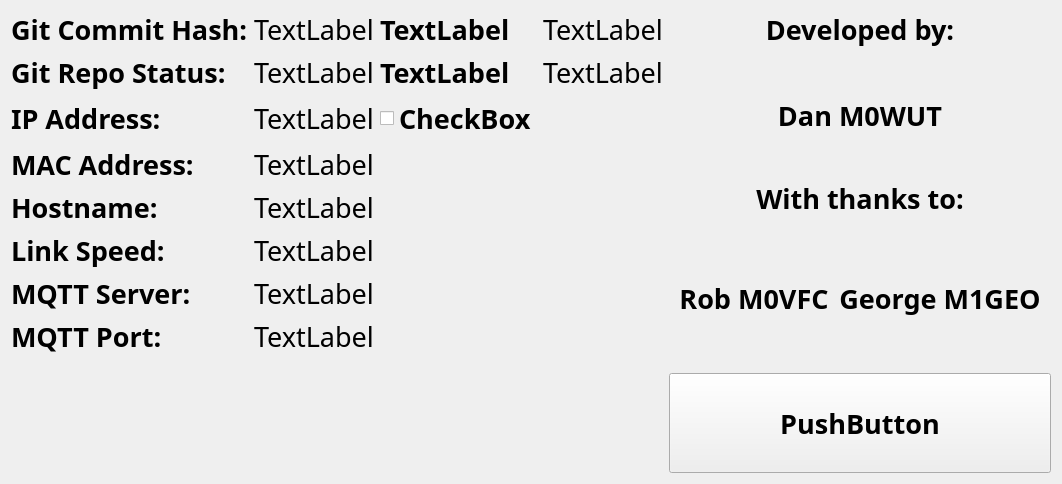
         <widget class="QWidget" name="tab_info">
          <property name="font">
           <font>
            <family>Waree</family>
            <pointsize>20</pointsize>
            <weight>75</weight>
            <bold>true</bold>
           </font>
          </property>
          <attribute name="icon">
           <iconset>
            <normaloff>resources/img/icon_info.png</normaloff>resources/img/icon_info.png</iconset>
          </attribute>
          <attribute name="title">
           <string>Info</string>
          </attribute>
          <layout class="QHBoxLayout" name="horizontalLayout_3">
           <item>
            <layout class="QGridLayout" name="gridLayout_3">
             <item row="1" column="3">
              <widget class="QLabel" name="label_19">
               <property name="font">
                <font>
                 <family>Waree</family>
                 <pointsize>20</pointsize>
                 <weight>50</weight>
                 <bold>false</bold>
                </font>
               </property>
               <property name="text">
                <string>TextLabel</string>
               </property>
              </widget>
             </item>
             <item row="7" column="0">
              <widget class="QLabel" name="label_15">
               <property name="text">
                <string>MQTT Port:</string>
               </property>
              </widget>
             </item>
             <item row="1" column="0">
              <widget class="QLabel" name="label_11">
               <property name="text">
                <string>Git Repo Status:</string>
               </property>
              </widget>
             </item>
             <item row="0" column="1">
              <widget class="QLabel" name="label_gitVersion">
               <property name="sizePolicy">
                <sizepolicy hsizetype="Expanding" vsizetype="Preferred">
                 <horstretch>0</horstretch>
                 <verstretch>0</verstretch>
                </sizepolicy>
               </property>
               <property name="font">
                <font>
                 <family>Waree</family>
                 <pointsize>20</pointsize>
                 <weight>50</weight>
                 <italic>false</italic>
                 <bold>false</bold>
                </font>
               </property>
               <property name="styleSheet">
                <string notr="true">font-weight: normal</string>
               </property>
               <property name="text">
                <string>TextLabel</string>
               </property>
              </widget>
             </item>
             <item row="4" column="1">
              <widget class="QLabel" name="label_hostname">
               <property name="font">
                <font>
                 <family>Waree</family>
                 <pointsize>20</pointsize>
                 <weight>50</weight>
                 <bold>false</bold>
                </font>
               </property>
               <property name="text">
                <string>TextLabel</string>
               </property>
              </widget>
             </item>
             <item row="4" column="0">
              <widget class="QLabel" name="label_13">
               <property name="text">
                <string>Hostname:</string>
               </property>
              </widget>
             </item>
             <item row="2" column="2">
              <widget class="QCheckBox" name="checkBox">
               <property name="text">
                <string>CheckBox</string>
               </property>
              </widget>
             </item>
             <item row="6" column="0">
              <widget class="QLabel" name="label_10">
               <property name="text">
                <string>MQTT Server:</string>
               </property>
              </widget>
             </item>
             <item row="6" column="1">
              <widget class="QLabel" name="label_mqttAddr">
               <property name="font">
                <font>
                 <family>Waree</family>
                 <pointsize>20</pointsize>
                 <weight>50</weight>
                 <bold>false</bold>
                </font>
               </property>
               <property name="text">
                <string>TextLabel</string>
               </property>
              </widget>
             </item>
             <item row="0" column="2">
              <widget class="QLabel" name="label_16">
               <property name="sizePolicy">
                <sizepolicy hsizetype="Expanding" vsizetype="Preferred">
                 <horstretch>0</horstretch>
                 <verstretch>0</verstretch>
                </sizepolicy>
               </property>
               <property name="text">
                <string>TextLabel</string>
               </property>
              </widget>
             </item>
             <item row="0" column="0">
              <widget class="QLabel" name="label_5">
               <property name="sizePolicy">
                <sizepolicy hsizetype="Expanding" vsizetype="Preferred">
                 <horstretch>0</horstretch>
                 <verstretch>0</verstretch>
                </sizepolicy>
               </property>
               <property name="styleSheet">
                <string notr="true"/>
               </property>
               <property name="text">
                <string>Git Commit Hash:</string>
               </property>
              </widget>
             </item>
             <item row="7" column="1">
              <widget class="QLabel" name="label_mqttPort">
               <property name="font">
                <font>
                 <family>Waree</family>
                 <pointsize>20</pointsize>
                 <weight>50</weight>
                 <bold>false</bold>
                </font>
               </property>
               <property name="text">
                <string>TextLabel</string>
               </property>
              </widget>
             </item>
             <item row="5" column="0">
              <widget class="QLabel" name="label_21">
               <property name="text">
                <string>Link Speed:</string>
               </property>
              </widget>
             </item>
             <item row="5" column="1">
              <widget class="QLabel" name="label_linkSpeed">
               <property name="font">
                <font>
                 <family>Waree</family>
                 <pointsize>20</pointsize>
                 <weight>50</weight>
                 <bold>false</bold>
                </font>
               </property>
               <property name="text">
                <string>TextLabel</string>
               </property>
              </widget>
             </item>
             <item row="2" column="0">
              <widget class="QLabel" name="label_14">
               <property name="text">
                <string>IP Address:</string>
               </property>
              </widget>
             </item>
             <item row="1" column="1">
              <widget class="QLabel" name="label_gitStatus">
               <property name="font">
                <font>
                 <family>Waree</family>
                 <pointsize>20</pointsize>
                 <weight>50</weight>
                 <italic>false</italic>
                 <bold>false</bold>
                </font>
               </property>
               <property name="text">
                <string>TextLabel</string>
               </property>
              </widget>
             </item>
             <item row="2" column="1">
              <widget class="QLabel" name="label_ipAddr">
               <property name="font">
                <font>
                 <family>Waree</family>
                 <pointsize>20</pointsize>
                 <weight>50</weight>
                 <italic>false</italic>
                 <bold>false</bold>
                </font>
               </property>
               <property name="text">
                <string>TextLabel</string>
               </property>
              </widget>
             </item>
             <item row="1" column="2">
              <widget class="QLabel" name="label_18">
               <property name="text">
                <string>TextLabel</string>
               </property>
              </widget>
             </item>
             <item row="0" column="3">
              <widget class="QLabel" name="label_17">
               <property name="sizePolicy">
                <sizepolicy hsizetype="Expanding" vsizetype="Preferred">
                 <horstretch>0</horstretch>
                 <verstretch>0</verstretch>
                </sizepolicy>
               </property>
               <property name="font">
                <font>
                 <family>Waree</family>
                 <pointsize>20</pointsize>
                 <weight>50</weight>
                 <bold>false</bold>
                </font>
               </property>
               <property name="text">
                <string>TextLabel</string>
               </property>
              </widget>
             </item>
             <item row="8" column="0">
              <spacer name="verticalSpacer_3">
               <property name="orientation">
                <enum>Qt::Vertical</enum>
               </property>
               <property name="sizeHint" stdset="0">
                <size>
                 <width>20</width>
                 <height>40</height>
                </size>
               </property>
              </spacer>
             </item>
             <item row="3" column="0">
              <widget class="QLabel" name="label_20">
               <property name="text">
                <string>MAC Address:</string>
               </property>
              </widget>
             </item>
             <item row="3" column="1">
              <widget class="QLabel" name="label_mac">
               <property name="font">
                <font>
                 <family>Waree</family>
                 <pointsize>20</pointsize>
                 <weight>50</weight>
                 <bold>false</bold>
                </font>
               </property>
               <property name="text">
                <string>TextLabel</string>
               </property>
              </widget>
             </item>
            </layout>
           </item>
           <item>
            <layout class="QVBoxLayout" name="verticalLayout_5">
             <item>
              <layout class="QVBoxLayout" name="verticalLayout_6">
               <item>
                <widget class="QLabel" name="label">
                 <property name="sizePolicy">
                  <sizepolicy hsizetype="Minimum" vsizetype="Preferred">
                   <horstretch>0</horstretch>
                   <verstretch>0</verstretch>
                  </sizepolicy>
                 </property>
                 <property name="text">
                  <string>Developed by:</string>
                 </property>
                 <property name="alignment">
                  <set>Qt::AlignCenter</set>
                 </property>
                </widget>
               </item>
               <item>
                <widget class="QLabel" name="label_3">
                 <property name="sizePolicy">
                  <sizepolicy hsizetype="Preferred" vsizetype="Preferred">
                   <horstretch>0</horstretch>
                   <verstretch>0</verstretch>
                  </sizepolicy>
                 </property>
                 <property name="text">
                  <string/>
                 </property>
                 <property name="pixmap">
                  <pixmap>resources/img/m0wut.png</pixmap>
                 </property>
                 <property name="alignment">
                  <set>Qt::AlignCenter</set>
                 </property>
                 <property name="textInteractionFlags">
                  <set>Qt::NoTextInteraction</set>
                 </property>
                </widget>
               </item>
               <item>
                <widget class="QLabel" name="label_2">
                 <property name="sizePolicy">
                  <sizepolicy hsizetype="Minimum" vsizetype="Preferred">
                   <horstretch>0</horstretch>
                   <verstretch>0</verstretch>
                  </sizepolicy>
                 </property>
                 <property name="text">
                  <string>Dan M0WUT</string>
                 </property>
                 <property name="alignment">
                  <set>Qt::AlignCenter</set>
                 </property>
                </widget>
               </item>
               <item>
                <spacer name="verticalSpacer">
                 <property name="orientation">
                  <enum>Qt::Vertical</enum>
                 </property>
                 <property name="sizeType">
                  <enum>QSizePolicy::Fixed</enum>
                 </property>
                 <property name="sizeHint" stdset="0">
                  <size>
                   <width>20</width>
                   <height>40</height>
                  </size>
                 </property>
                </spacer>
               </item>
               <item>
                <widget class="QLabel" name="label_4">
                 <property name="sizePolicy">
                  <sizepolicy hsizetype="Minimum" vsizetype="Minimum">
                   <horstretch>0</horstretch>
                   <verstretch>0</verstretch>
                  </sizepolicy>
                 </property>
                 <property name="text">
                  <string>With thanks to:</string>
                 </property>
                 <property name="alignment">
                  <set>Qt::AlignCenter</set>
                 </property>
                </widget>
               </item>
               <item>
                <layout class="QGridLayout" name="gridLayout">
                 <property name="leftMargin">
                  <number>10</number>
                 </property>
                 <property name="topMargin">
                  <number>10</number>
                 </property>
                 <property name="rightMargin">
                  <number>10</number>
                 </property>
                 <property name="bottomMargin">
                  <number>10</number>
                 </property>
                 <property name="spacing">
                  <number>10</number>
                 </property>
                 <item row="0" column="0">
                  <widget class="QLabel" name="label_6">
                   <property name="sizePolicy">
                    <sizepolicy hsizetype="Preferred" vsizetype="Preferred">
                     <horstretch>0</horstretch>
                     <verstretch>0</verstretch>
                    </sizepolicy>
                   </property>
                   <property name="text">
                    <string/>
                   </property>
                   <property name="pixmap">
                    <pixmap>resources/img/m0vfc.png</pixmap>
                   </property>
                   <property name="scaledContents">
                    <bool>false</bool>
                   </property>
                   <property name="alignment">
                    <set>Qt::AlignCenter</set>
                   </property>
                   <property name="textInteractionFlags">
                    <set>Qt::NoTextInteraction</set>
                   </property>
                  </widget>
                 </item>
                 <item row="0" column="1">
                  <widget class="QLabel" name="label_8">
                   <property name="sizePolicy">
                    <sizepolicy hsizetype="Preferred" vsizetype="Preferred">
                     <horstretch>0</horstretch>
                     <verstretch>0</verstretch>
                    </sizepolicy>
                   </property>
                   <property name="text">
                    <string/>
                   </property>
                   <property name="pixmap">
                    <pixmap>resources/img/m1geo.png</pixmap>
                   </property>
                   <property name="alignment">
                    <set>Qt::AlignCenter</set>
                   </property>
                   <property name="textInteractionFlags">
                    <set>Qt::NoTextInteraction</set>
                   </property>
                  </widget>
                 </item>
                 <item row="1" column="0">
                  <widget class="QLabel" name="label_7">
                   <property name="sizePolicy">
                    <sizepolicy hsizetype="Preferred" vsizetype="Preferred">
                     <horstretch>0</horstretch>
                     <verstretch>0</verstretch>
                    </sizepolicy>
                   </property>
                   <property name="text">
                    <string>Rob M0VFC</string>
                   </property>
                   <property name="alignment">
                    <set>Qt::AlignCenter</set>
                   </property>
                  </widget>
                 </item>
                 <item row="1" column="1">
                  <widget class="QLabel" name="label_9">
                   <property name="sizePolicy">
                    <sizepolicy hsizetype="Preferred" vsizetype="Preferred">
                     <horstretch>0</horstretch>
                     <verstretch>0</verstretch>
                    </sizepolicy>
                   </property>
                   <property name="text">
                    <string>George M1GEO</string>
                   </property>
                   <property name="alignment">
                    <set>Qt::AlignCenter</set>
                   </property>
                  </widget>
                 </item>
                </layout>
               </item>
               <item>
                <spacer name="verticalSpacer_2">
                 <property name="orientation">
                  <enum>Qt::Vertical</enum>
                 </property>
                 <property name="sizeHint" stdset="0">
                  <size>
                   <width>20</width>
                   <height>40</height>
                  </size>
                 </property>
                </spacer>
               </item>
               <item>
                <widget class="QPushButton" name="pushButton_7">
                 <property name="sizePolicy">
                  <sizepolicy hsizetype="Minimum" vsizetype="Fixed">
                   <horstretch>0</horstretch>
                   <verstretch>0</verstretch>
                  </sizepolicy>
                 </property>
                 <property name="minimumSize">
                  <size>
                   <width>0</width>
                   <height>100</height>
                  </size>
                 </property>
                 <property name="text">
                  <string>PushButton</string>
                 </property>
                </widget>
               </item>
              </layout>
             </item>
            </layout>
           </item>
          </layout>
         </widget>
